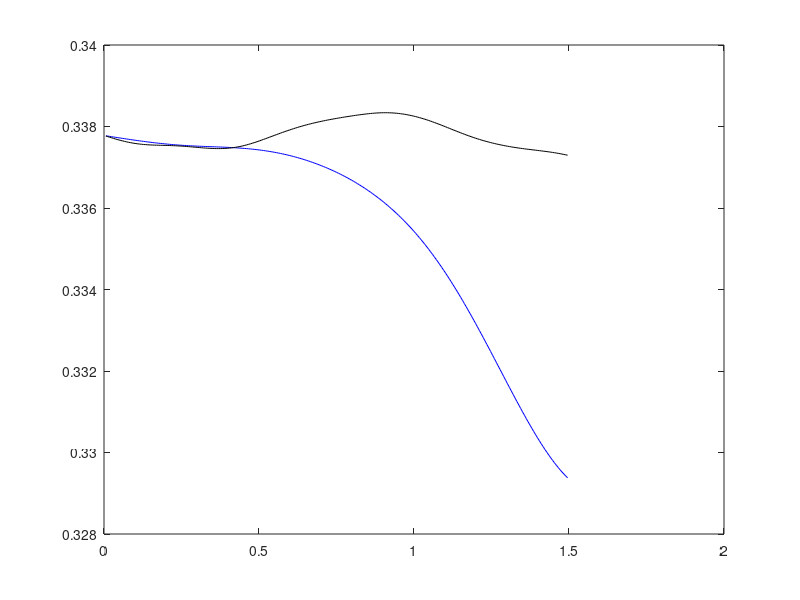

The MATLAB script that drew this image:
clear;    
ss1=load('Energy_corrected.txt');
ss2=load('Energy_standart_yes.txt');
ss3=load('time.txt');
%scatter(ss1(:,1),ss1(:,2));
plot( ss3(:,1), ss2(:,1),'b', ss3(:,1), ss1(:,1),'k');
%plot( ss10(:,4), ss10(:,1),ss10(:,4), ss10(:,3),ss10(:,4),ss10(:,2),ss5(:,2), ss5(:,3),'--',ss4(:,2), ss4(:,3),'--',ss6(:,2), ss6(:,3),'--');
%plot( ss7(:,4), ss7(:,1),ss7(:,4), ss7(:,3),ss7(:,4),ss7(:,2),ss5(:,2), ss5(:,3),'--',ss4(:,2), ss4(:,3),'--',ss6(:,2), ss6(:,3),'--');
%plot(ss7(:,4), ss7(:,1),'r',ss7(:,4), ss7(:,3),'r',ss7(:,4), ss7(:,2),'r', ss8(:,4), ss8(:,1),'b',ss8(:,4), ss8(:,3),'b',ss8(:,4), ss8(:,2),'b',ss5(:,2), ss5(:,3),'k',ss4(:,2), ss4(:,3),'k',ss6(:,2), ss6(:,3),'k');
%plot(ss4(:,2), ss4(:,3),'k');
%axis([-0.01 1.2 -0.3 0.69]); 
%plot(ss10(:,4), ss10(:,1),'r',ss10(:,4), ss10(:,3),'r',ss10(:,4), ss10(:,2),'r', ss8(:,4), ss8(:,1),'b',ss8(:,4), ss8(:,3),'b',ss8(:,4), ss8(:,2),'b',ss5(:,2), ss5(:,3),'k',ss4(:,2), ss4(:,3),'k',ss6(:,2), ss6(:,3),'k',ss7(:,4), ss7(:,1),'g',ss7(:,4), ss7(:,3),'g',ss7(:,4), ss7(:,2),'g');




